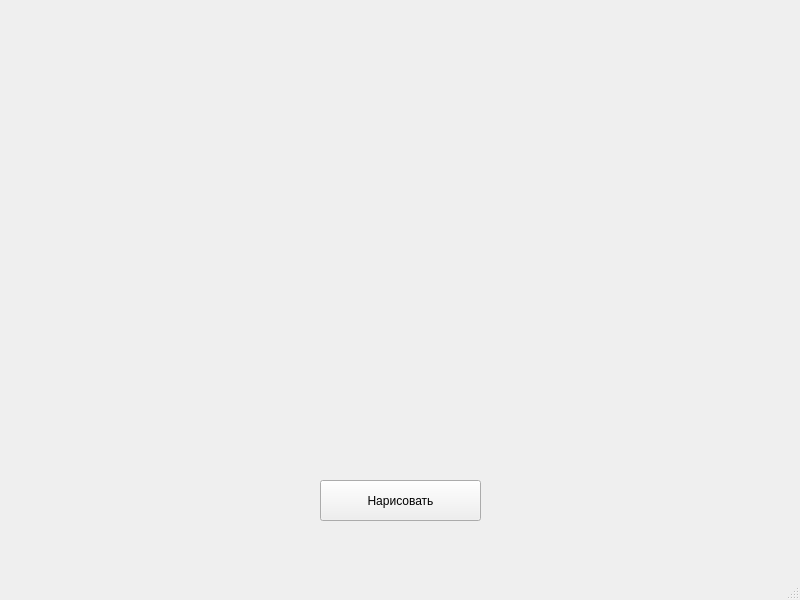
<?xml version="1.0" encoding="UTF-8"?>
<ui version="4.0">
 <class>MainWindow</class>
 <widget class="QMainWindow" name="MainWindow">
  <property name="geometry">
   <rect>
    <x>0</x>
    <y>0</y>
    <width>800</width>
    <height>600</height>
   </rect>
  </property>
  <property name="windowTitle">
   <string>MainWindow</string>
  </property>
  <widget class="QWidget" name="centralwidget">
   <widget class="QPushButton" name="pushButton">
    <property name="geometry">
     <rect>
      <x>320</x>
      <y>480</y>
      <width>161</width>
      <height>41</height>
     </rect>
    </property>
    <property name="text">
     <string>Нарисовать</string>
    </property>
   </widget>
  </widget>
  <widget class="QMenuBar" name="menubar">
   <property name="geometry">
    <rect>
     <x>0</x>
     <y>0</y>
     <width>800</width>
     <height>37</height>
    </rect>
   </property>
  </widget>
  <widget class="QStatusBar" name="statusbar"/>
 </widget>
 <resources/>
 <connections/>
</ui>
